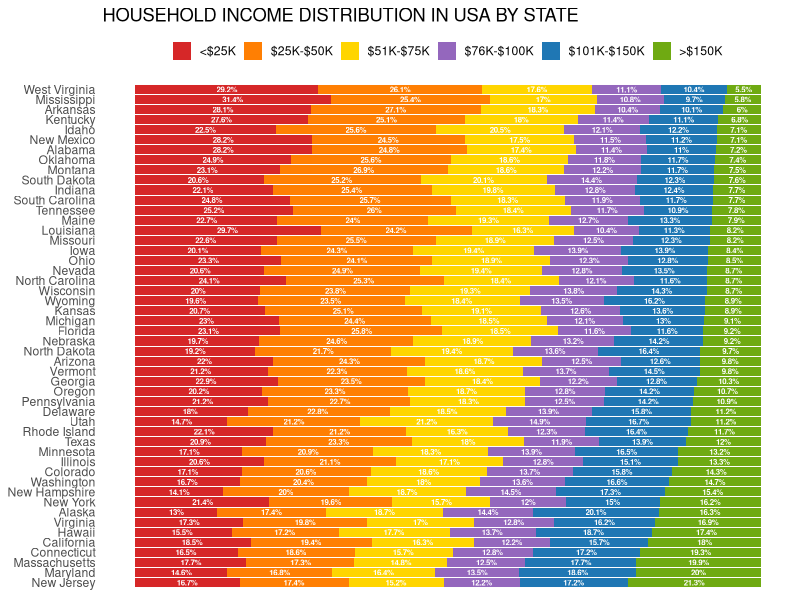

Source code (R):
# Katherine M. Prioli
# Makeover Monday - reproduce original graph
# Thu Sep 13 20:33:54 2018 ------------------------------


#### Libraries ----

library(tidyverse)


#### Read in and subset data ----

incomedata <- read_csv("ACS_16_1YR_S1901_with_ann.csv")
incomedata <- incomedata %>% select("GEO.display-label",     # Subset to only the variables of interest
                                    "HC01_EST_VC01",
                                    "HC01_EST_VC02",
                                    "HC01_EST_VC03",
                                    "HC01_EST_VC04",
                                    "HC01_EST_VC05",
                                    "HC01_EST_VC06",
                                    "HC01_EST_VC07",
                                    "HC01_EST_VC08",
                                    "HC01_EST_VC09",
                                    "HC01_EST_VC10",
                                    "HC01_EST_VC11")

colnames(incomedata) <- c("state",                           # GEO.display-label
                          "tot_households",                  # HC01_EST_VC01
                          "Less than $10,000",               # HC01_EST_VC02
                          "$10,000 to $14,999",              # HC01_EST_VC03
                          "$15,000 to $24,999",              # HC01_EST_VC04
                          "$25,000 to $34,999",              # HC01_EST_VC05
                          "$35,000 to $49,999",              # HC01_EST_VC06
                          "$50,000 to $74,999",              # HC01_EST_VC07
                          "$75,000 to $99,999",              # HC01_EST_VC08
                          "$100,000 to $149,999",            # HC01_EST_VC09
                          "$150,000 to $199,999",            # HC01_EST_VC10
                          "$200,000 or more")                # HC01_EST_VC11

incomedata <- incomedata %>% 
  slice(2:n()) %>% 
  filter(state != "Puerto Rico" & state != "District of Columbia")       # Omit DC and PR per original graph
#View(incomedata)


#### Gather and mutate data ----

incomegat <- incomedata %>% 
  gather(`Less than $10,000`,
         `$10,000 to $14,999`,
         `$15,000 to $24,999`,
         `$25,000 to $34,999`,
         `$35,000 to $49,999`,
         `$50,000 to $74,999`,
         `$75,000 to $99,999`,
         `$100,000 to $149,999`,
         `$150,000 to $199,999`,
         `$200,000 or more`,
         key = "incomelev", value = "pct")
#View(incomegat)

incometbl <- incomegat %>% 
  mutate(tot_households = as.numeric(tot_households)) %>% 
  mutate(pct = as.numeric(pct)) %>% 
  mutate(n_households = round((pct / 100) * tot_households, digits = 0)) %>% 
  mutate(incomecat = case_when(
    incomelev == "Less than $10,000" ~ "<$25K",
    incomelev == "$10,000 to $14,999" ~ "<$25K",
    incomelev == "$15,000 to $24,999" ~ "<$25K",
    incomelev == "$25,000 to $34,999" ~ "$25K-$50K",
    incomelev == "$35,000 to $49,999" ~ "$25K-$50K",
    incomelev == "$50,000 to $74,999" ~ "$51K-$75K",
    incomelev == "$75,000 to $99,999" ~ "$76K-$100K",
    incomelev == "$100,000 to $149,999" ~ "$101K-$150K",
    incomelev == "$150,000 to $199,999" ~ ">$150K",
    incomelev == "$200,000 or more" ~ ">$150K")) %>% 
  mutate(incomecat = factor(incomecat,
                        levels = c("<$25K", 
                                   "$25K-$50K", 
                                   "$51K-$75K", 
                                   "$76K-$100K", 
                                   "$101K-$150K", 
                                   ">$150K"))) %>%
  group_by(state, incomecat) %>% 
  mutate(catpct = sum(pct)) %>% 
  select(state, catpct, incomecat) %>% 
  distinct(state, catpct, incomecat) %>% 
  arrange(desc(incomecat), catpct)
#View(incometbl)

incometbl <- within(incometbl,                     # Assign levels for state column
                    state <- factor(state,
                                    levels = rev(incometbl$state[1:50])))

#### Recreate the original graph ----

reprod_plot <- ggplot(incometbl, aes(x = state, y = catpct / 100, 
                                     fill = incomecat, label = catpct)) +
  coord_flip() +                                                                    # Put states on vertical axis
  geom_bar(stat = "identity", aes(y = catpct * 100), position = "fill") +
  scale_fill_manual(values = c(                                                     # Match color scheme of original graph
    "<$25K" = "#D62728",
    "$25K-$50K" = "#FF7F03",
    "$51K-$75K" = "#FFD500",
    "$76K-$100K" = "#9467BD",
    "$101K-$150K" = "#1F77B4",
    ">$150K" = "#6FAA12")) +
  geom_text(aes(label = paste0(catpct,"%")),                                        # Label stacked bars
            size = 2, color = "white", fontface = "bold", 
            hjust = 0.5, position = position_stack(vjust = 0.5)) +
  scale_y_reverse() +                                                               # Ensure <$25K category on left
  theme(axis.text.x = element_blank(),
        axis.ticks = element_blank(),
        axis.title = element_blank(),
        panel.background = element_blank(),
        legend.position = "top",
        legend.title = element_blank(),
        legend.key.width = unit(0.5, "cm"),
        legend.key.height = unit(0.5, "cm")) +
  guides(fill = guide_legend(nrow = 1)) +                                           # Force all legend elements into one row
  ggtitle("HOUSEHOLD INCOME DISTRIBUTION IN USA BY STATE")
reprod_plot

#ggsave("reprod_plot.png", height = 15, width = 9.1, units = "in")


#### NEXT STEPS ----
     # Order states such that <$200K category increases from top to bottom
     # Cosmetic improvements as needed